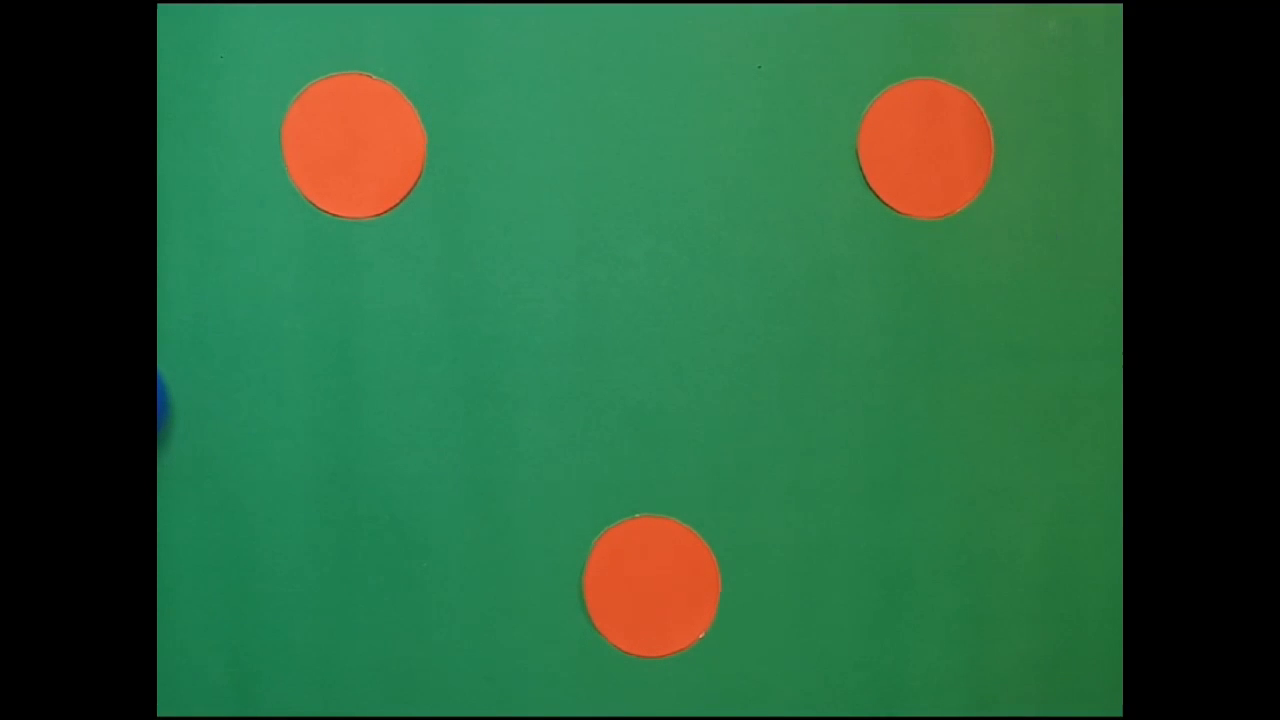
#> input picture frame 42 of balling.mp4, 1280 x 720 px
$ python main.py
#> lines starting #> are read from the running program, lines starting #| are printed output that depends on the picture; after the words box and inside, x2 and y2 are one past the last pixel; in counts of white or black regions, pixels touching at a corner belong together
import cv2
import numpy as np
import matplotlib.pyplot as plt
import math

cv2.namedWindow("video")

video_path = "balling.mp4"
cap = cv2.VideoCapture(video_path)
fps = cap.get(cv2.CAP_PROP_FPS)

l_roi = np.array([0, 100, 100])
u_roi = np.array([30, 255, 255])
l_blue = np.array([90, 50, 50])
u_blue = np.array([130, 255, 255])

kernel = np.ones((5, 5), np.uint8)
is_collided = False
collisions = 0

while True:
    ret, frame = cap.read()
#> frame is the input picture: shape (720, 1280, 3); mean B, G, R 59.4, 96.5, 41.8
    if not ret:
        break

    hsv = cv2.cvtColor(frame, cv2.COLOR_BGR2HSV)
#> hsv: shape (720, 1280, 3); mean H, S, V 51.7, 132.3, 103.4
    m_roi = cv2.inRange(hsv, l_roi, u_roi)
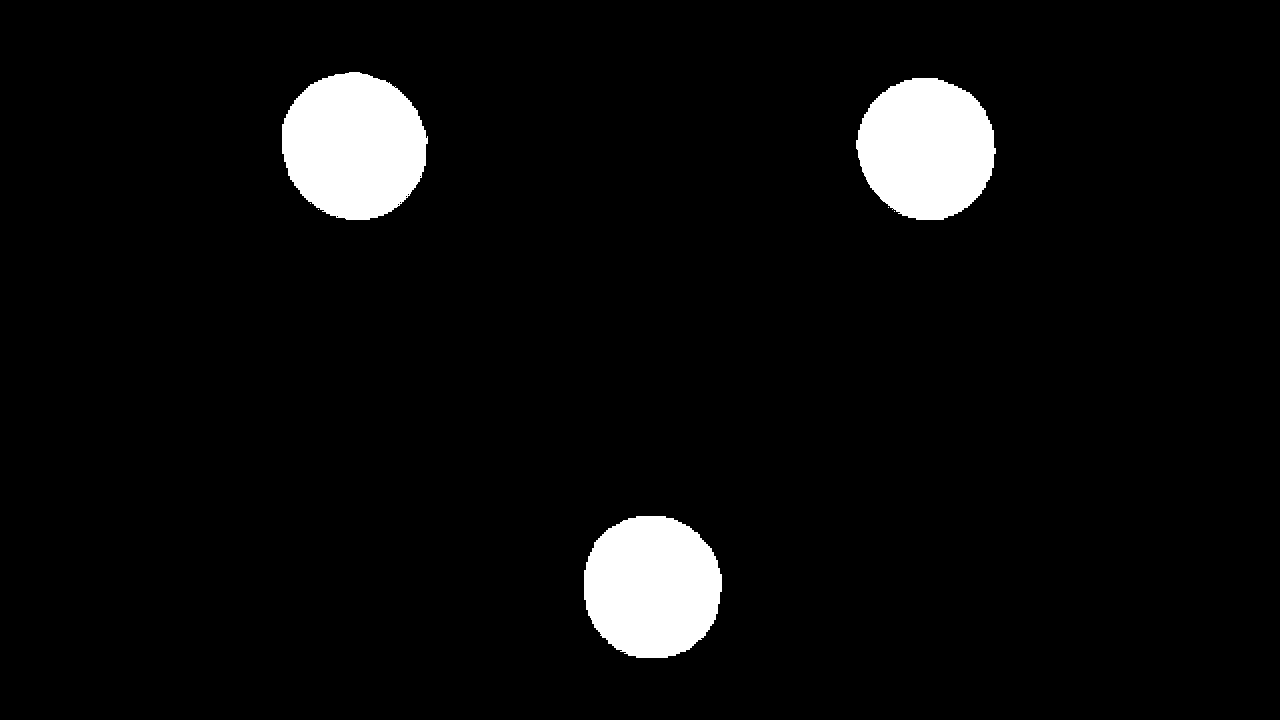
#> m_roi: shape (720, 1280); 5.2% white; 7 white regions (4 under 20 px), largest, box (x1, y1, x2, y2) and area: (282, 72, 428, 220) 16771, (584, 516, 722, 658) 15695, (856, 78, 996, 220) 15369
    m_blue = cv2.inRange(hsv, l_blue, u_blue)
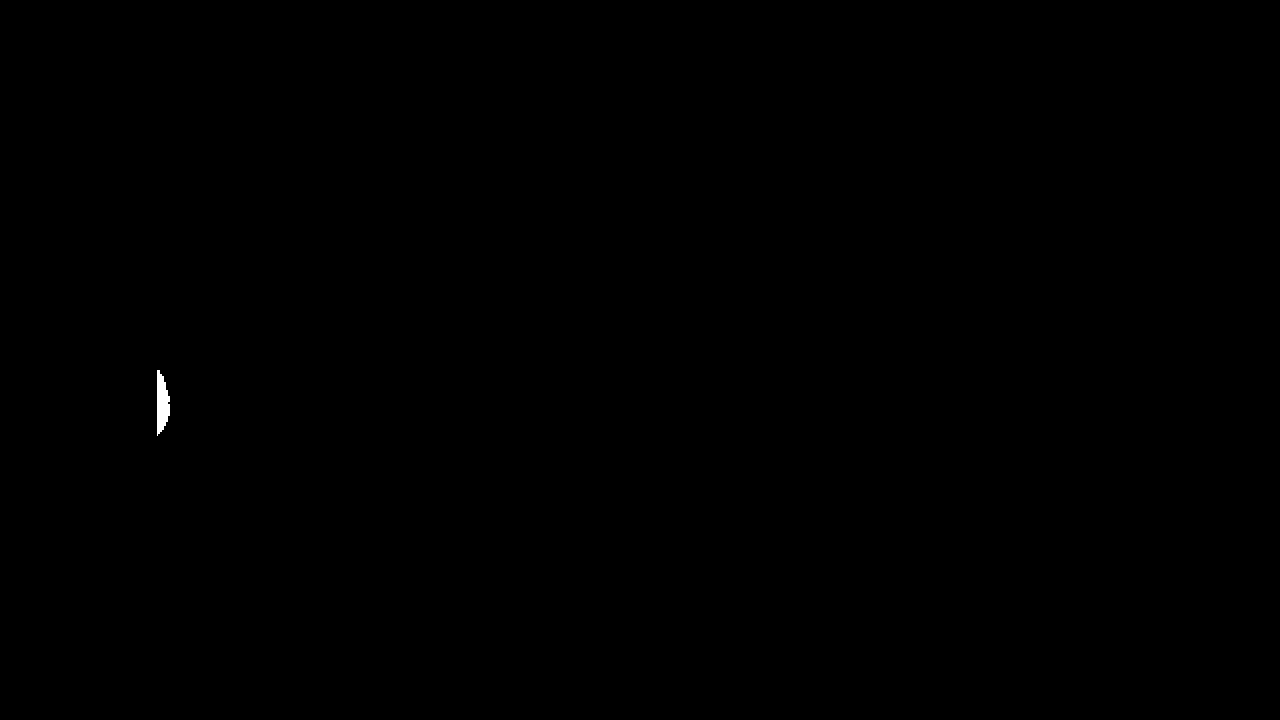
#> m_blue: shape (720, 1280); 0.07% white; 1 white region, box (x1, y1, x2, y2) and area: (157, 370, 170, 436) 606
    m_blue = cv2.dilate(m_blue, kernel, iterations=3)
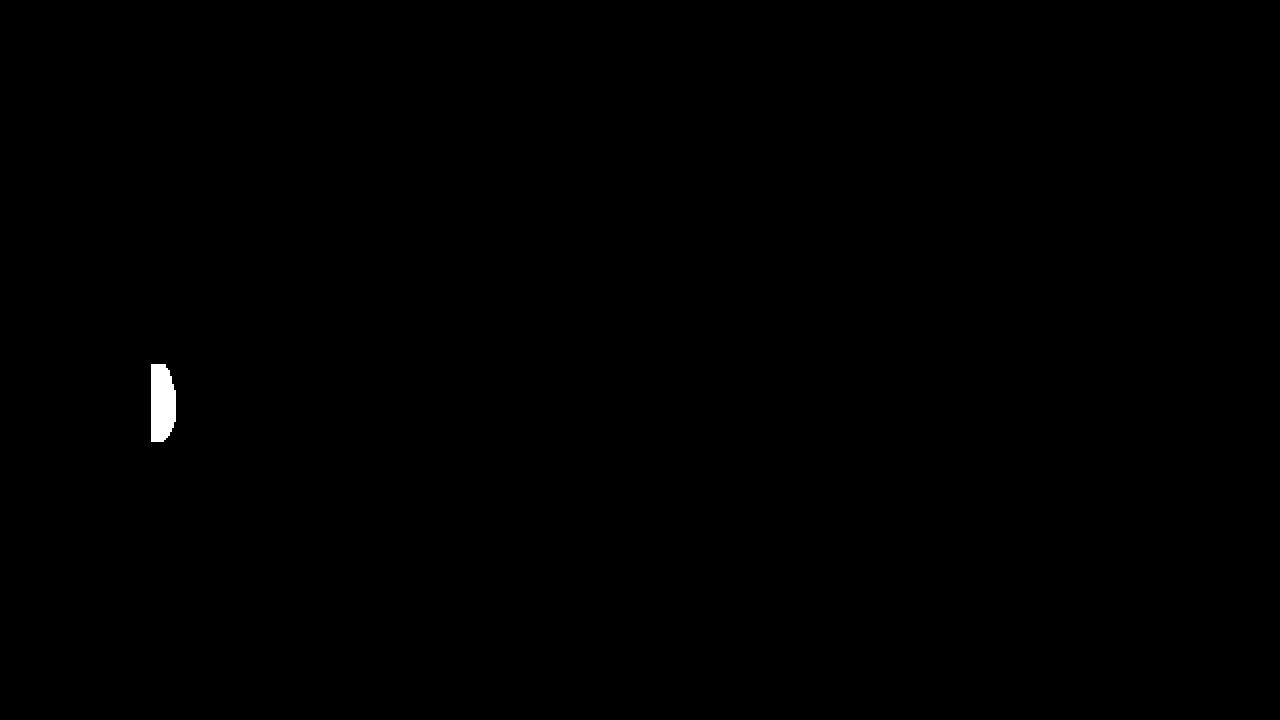
#> m_blue: shape (720, 1280); 0.18% white; 1 white region, box (x1, y1, x2, y2) and area: (151, 364, 176, 442) 1702
    roi_and_blue = cv2.bitwise_and(m_blue, m_roi)
#> roi_and_blue: shape (720, 1280); every value is 0

    is_colliding = np.any(roi_and_blue > 0)
#> is_colliding = False
    if not is_collided and is_colliding:
        collisions += 1
        print("collisions: {}".format(collisions))
    is_collided = is_colliding
#> is_collided = False

    cv2.imshow("video", frame)
    key = cv2.waitKey(int(fps)) & 0xFF
#> (key Esc is pressed here)
    if key == 27:
        break

cap.release()
cv2.destroyAllWindows()

$ run again, starting later in the video
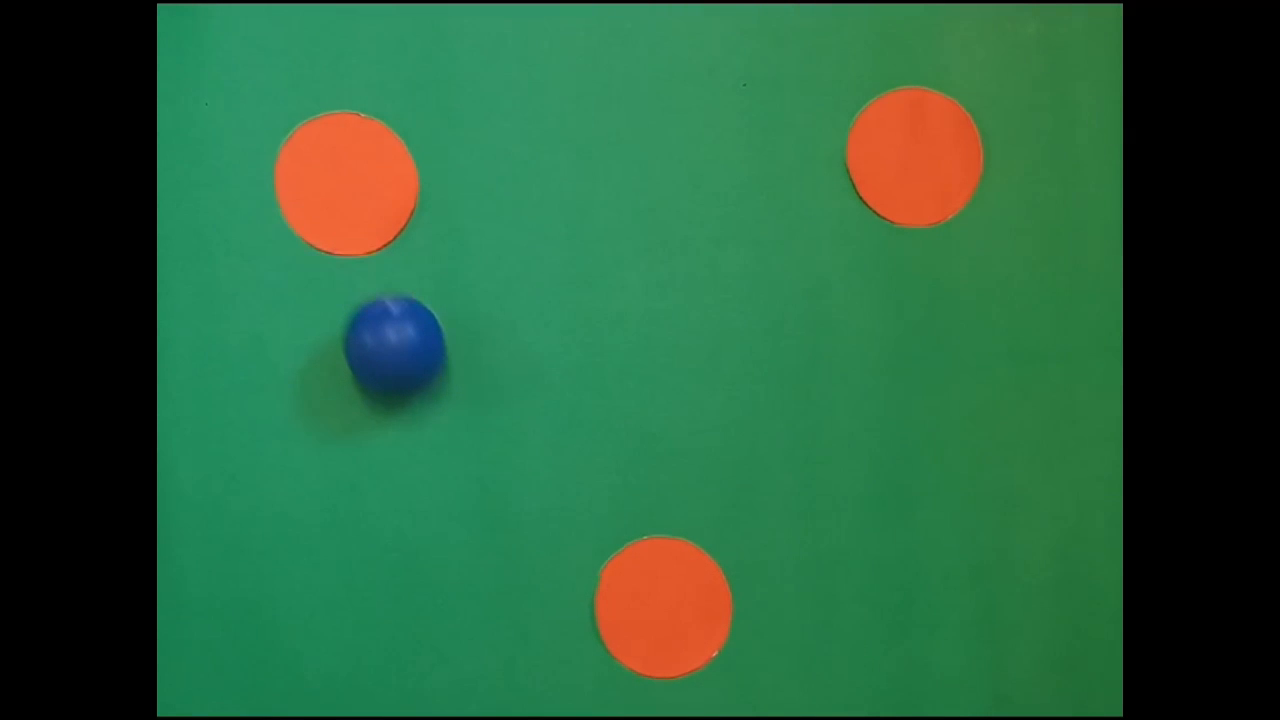
#> input picture frame 341 of balling.mp4, 1280 x 720 px
#> frame is the input picture: shape (720, 1280, 3); mean B, G, R 60.6, 97.4, 40.8
#> hsv: shape (720, 1280, 3); mean H, S, V 52.3, 135.1, 104.6
#> `m_roi = cv2.inRange(hsv, l_roi, u_roi)`:
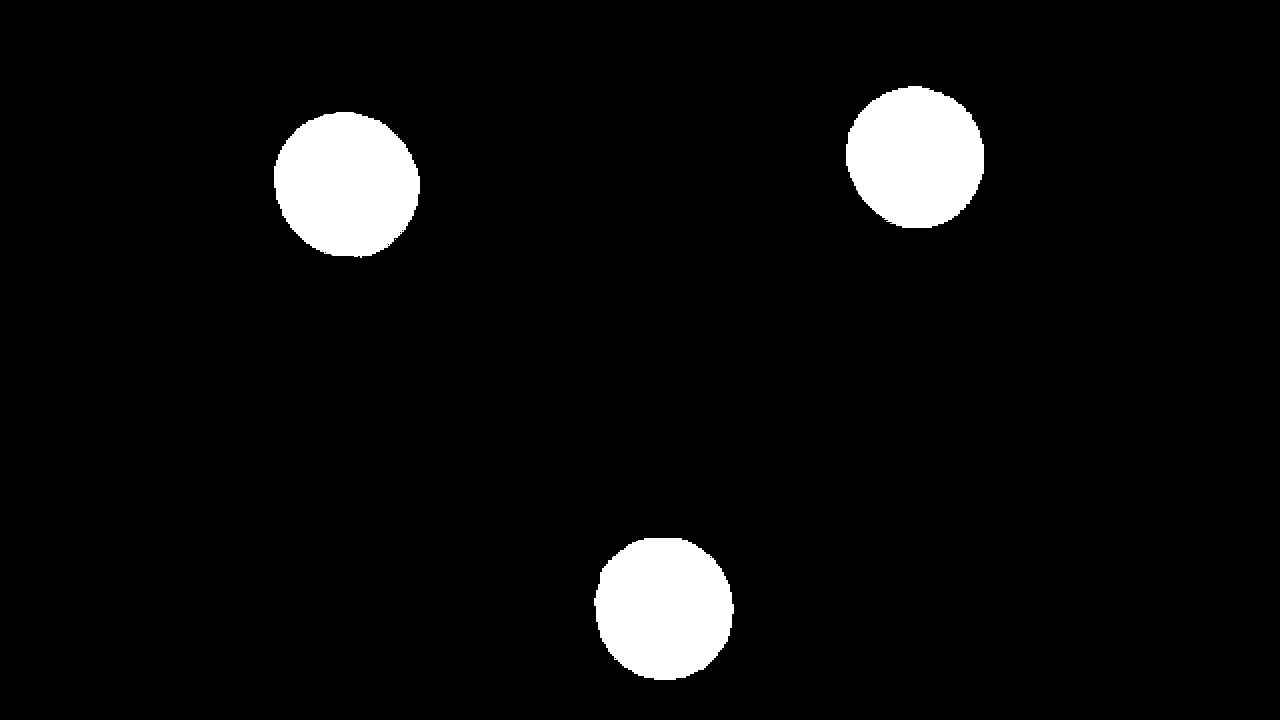
#> m_roi: shape (720, 1280); 5.1% white; 5 white regions (2 under 20 px), largest, box (x1, y1, x2, y2) and area: (274, 112, 420, 258) 16458, (594, 538, 734, 680) 15671, (846, 86, 984, 228) 15280
#> `m_blue = cv2.dilate(m_blue, kernel, iterations=3)`:
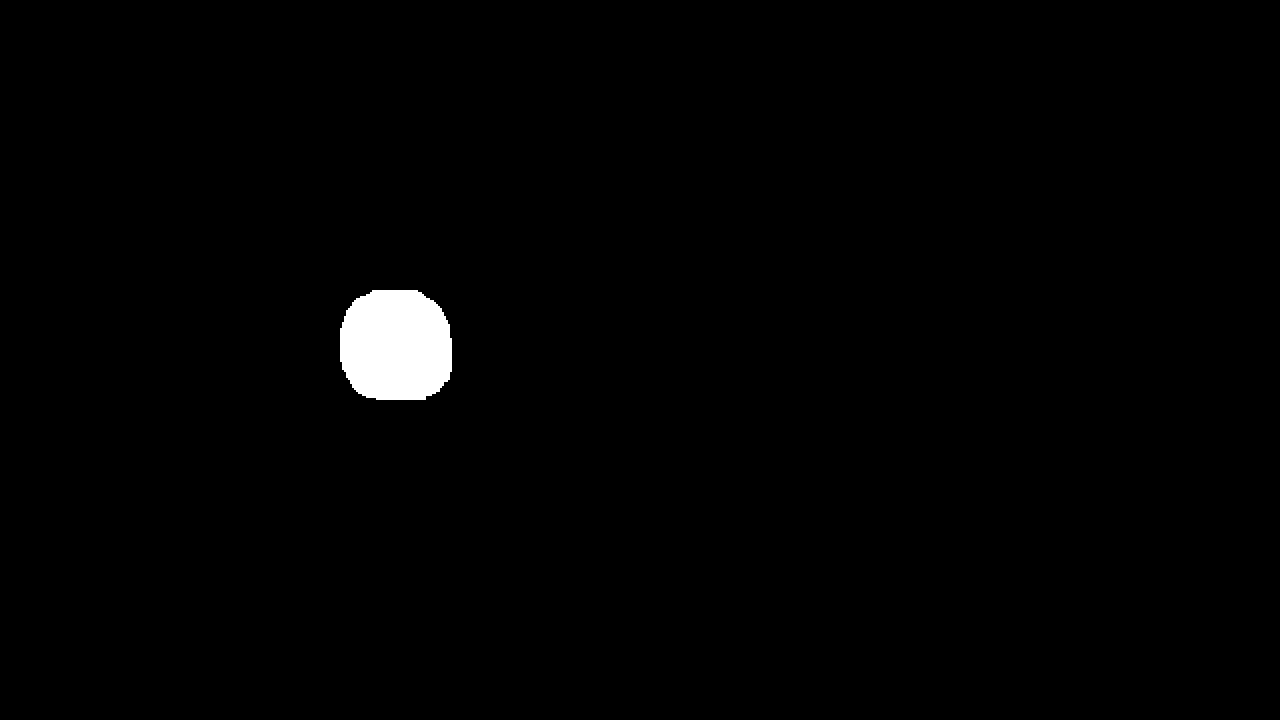
#> m_blue: shape (720, 1280); 1.2% white; 1 white region, box (x1, y1, x2, y2) and area: (340, 290, 452, 400) 10620
#> roi_and_blue: shape (720, 1280); every value is 0
#> is_colliding = False
